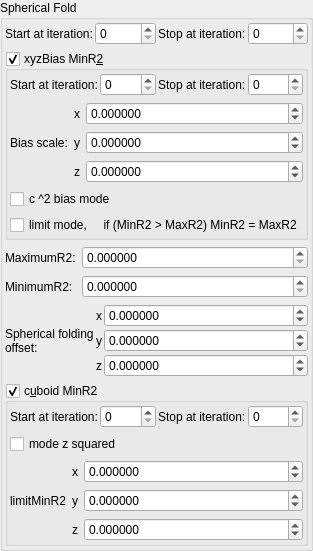
    <widget class="QGroupBox" name="groupBox_2">
     <property name="title">
      <string>Spherical Fold</string>
     </property>
     <layout class="QVBoxLayout" name="verticalLayout_5">
      <property name="leftMargin">
       <number>2</number>
      </property>
      <property name="topMargin">
       <number>2</number>
      </property>
      <property name="rightMargin">
       <number>2</number>
      </property>
      <property name="bottomMargin">
       <number>2</number>
      </property>
      <item>
       <layout class="QGridLayout" name="gridLayout_80">
        <property name="spacing">
         <number>2</number>
        </property>
        <item row="3" column="0">
         <widget class="QLabel" name="label_70">
          <property name="text">
           <string>Start at iteration:</string>
          </property>
         </widget>
        </item>
        <item row="3" column="1">
         <widget class="MySpinBox" name="spinboxInt_transf_start_iterations_S">
          <property name="sizePolicy">
           <sizepolicy hsizetype="Minimum" vsizetype="Maximum">
            <horstretch>0</horstretch>
            <verstretch>0</verstretch>
           </sizepolicy>
          </property>
          <property name="minimum">
           <number>0</number>
          </property>
          <property name="maximum">
           <number>999</number>
          </property>
          <property name="value">
           <number>0</number>
          </property>
         </widget>
        </item>
        <item row="3" column="3">
         <widget class="MySpinBox" name="spinboxInt_transf_stop_iterations_S">
          <property name="sizePolicy">
           <sizepolicy hsizetype="Preferred" vsizetype="Maximum">
            <horstretch>0</horstretch>
            <verstretch>0</verstretch>
           </sizepolicy>
          </property>
          <property name="maximum">
           <number>999</number>
          </property>
         </widget>
        </item>
        <item row="3" column="2">
         <widget class="QLabel" name="label_50">
          <property name="text">
           <string>Stop at iteration:</string>
          </property>
         </widget>
        </item>
       </layout>
      </item>
      <item>
       <widget class="MyGroupBox" name="groupCheck_transf_function_enabledAx">
        <property name="title">
         <string>xyzBias MinR&amp;2</string>
        </property>
        <property name="checkable">
         <bool>true</bool>
        </property>
        <property name="checked">
         <bool>true</bool>
        </property>
        <layout class="QVBoxLayout" name="verticalLayout_6">
         <property name="leftMargin">
          <number>2</number>
         </property>
         <property name="topMargin">
          <number>2</number>
         </property>
         <property name="rightMargin">
          <number>2</number>
         </property>
         <property name="bottomMargin">
          <number>2</number>
         </property>
         <item>
          <layout class="QGridLayout" name="gridLayout_84">
           <property name="spacing">
            <number>2</number>
           </property>
           <item row="2" column="3">
            <widget class="MySpinBox" name="spinboxInt_transf_stop_iterations_E">
             <property name="sizePolicy">
              <sizepolicy hsizetype="Preferred" vsizetype="Maximum">
               <horstretch>0</horstretch>
               <verstretch>0</verstretch>
              </sizepolicy>
             </property>
             <property name="maximum">
              <number>999</number>
             </property>
            </widget>
           </item>
           <item row="2" column="2">
            <widget class="QLabel" name="label_54">
             <property name="text">
              <string>Stop at iteration:</string>
             </property>
            </widget>
           </item>
           <item row="2" column="0">
            <widget class="QLabel" name="label_75">
             <property name="text">
              <string>Start at iteration:</string>
             </property>
            </widget>
           </item>
           <item row="2" column="1">
            <widget class="MySpinBox" name="spinboxInt_transf_start_iterations_E">
             <property name="sizePolicy">
              <sizepolicy hsizetype="Minimum" vsizetype="Maximum">
               <horstretch>0</horstretch>
               <verstretch>0</verstretch>
              </sizepolicy>
             </property>
             <property name="minimum">
              <number>0</number>
             </property>
             <property name="maximum">
              <number>999</number>
             </property>
             <property name="value">
              <number>0</number>
             </property>
            </widget>
           </item>
          </layout>
         </item>
         <item>
          <layout class="QGridLayout" name="gridLayout" columnstretch="0,0,1">
           <item row="2" column="1">
            <widget class="QLabel" name="label_134">
             <property name="sizePolicy">
              <sizepolicy hsizetype="Preferred" vsizetype="Preferred">
               <horstretch>0</horstretch>
               <verstretch>0</verstretch>
              </sizepolicy>
             </property>
             <property name="text">
              <string notr="true">z</string>
             </property>
             <property name="alignment">
              <set>Qt::AlignRight|Qt::AlignTrailing|Qt::AlignVCenter</set>
             </property>
            </widget>
           </item>
           <item row="1" column="0">
            <widget class="QLabel" name="label_39">
             <property name="text">
              <string>Bias scale:</string>
             </property>
            </widget>
           </item>
           <item row="1" column="1">
            <widget class="QLabel" name="label_133">
             <property name="sizePolicy">
              <sizepolicy hsizetype="Preferred" vsizetype="Preferred">
               <horstretch>0</horstretch>
               <verstretch>0</verstretch>
              </sizepolicy>
             </property>
             <property name="text">
              <string notr="true">y</string>
             </property>
             <property name="alignment">
              <set>Qt::AlignRight|Qt::AlignTrailing|Qt::AlignVCenter</set>
             </property>
            </widget>
           </item>
           <item row="0" column="1">
            <widget class="QLabel" name="label_132">
             <property name="sizePolicy">
              <sizepolicy hsizetype="Preferred" vsizetype="Preferred">
               <horstretch>0</horstretch>
               <verstretch>0</verstretch>
              </sizepolicy>
             </property>
             <property name="text">
              <string notr="true">x</string>
             </property>
             <property name="alignment">
              <set>Qt::AlignRight|Qt::AlignTrailing|Qt::AlignVCenter</set>
             </property>
            </widget>
           </item>
           <item row="0" column="2">
            <widget class="MyDoubleSpinBox" name="spinbox3_transf_constant_multiplier_000_x">
             <property name="sizePolicy">
              <sizepolicy hsizetype="Minimum" vsizetype="Maximum">
               <horstretch>0</horstretch>
               <verstretch>0</verstretch>
              </sizepolicy>
             </property>
             <property name="prefix">
              <string/>
             </property>
             <property name="suffix">
              <string/>
             </property>
             <property name="decimals">
              <number>6</number>
             </property>
             <property name="minimum">
              <double>-99.989999999999995</double>
             </property>
             <property name="maximum">
              <double>99.989999999999995</double>
             </property>
             <property name="singleStep">
              <double>0.100000000000000</double>
             </property>
            </widget>
           </item>
           <item row="1" column="2">
            <widget class="MyDoubleSpinBox" name="spinbox3_transf_constant_multiplier_000_y">
             <property name="sizePolicy">
              <sizepolicy hsizetype="Minimum" vsizetype="Maximum">
               <horstretch>0</horstretch>
               <verstretch>0</verstretch>
              </sizepolicy>
             </property>
             <property name="prefix">
              <string/>
             </property>
             <property name="suffix">
              <string/>
             </property>
             <property name="decimals">
              <number>6</number>
             </property>
             <property name="minimum">
              <double>-99.989999999999995</double>
             </property>
             <property name="maximum">
              <double>99.989999999999995</double>
             </property>
             <property name="singleStep">
              <double>0.100000000000000</double>
             </property>
            </widget>
           </item>
           <item row="2" column="2">
            <widget class="MyDoubleSpinBox" name="spinbox3_transf_constant_multiplier_000_z">
             <property name="sizePolicy">
              <sizepolicy hsizetype="Minimum" vsizetype="Maximum">
               <horstretch>0</horstretch>
               <verstretch>0</verstretch>
              </sizepolicy>
             </property>
             <property name="prefix">
              <string/>
             </property>
             <property name="suffix">
              <string/>
             </property>
             <property name="decimals">
              <number>6</number>
             </property>
             <property name="minimum">
              <double>-99.989999999999995</double>
             </property>
             <property name="maximum">
              <double>99.989999999999995</double>
             </property>
             <property name="singleStep">
              <double>0.100000000000000</double>
             </property>
            </widget>
           </item>
          </layout>
         </item>
         <item>
          <widget class="MyCheckBox" name="checkBox_transf_function_enabledAz_false">
           <property name="text">
            <string notr="true">c ^2 bias mode</string>
           </property>
          </widget>
         </item>
         <item>
          <widget class="MyCheckBox" name="checkBox_transf_function_enabledAz">
           <property name="text">
            <string notr="true">limit mode,     if (MinR2 &gt; MaxR2) MinR2 = MaxR2</string>
           </property>
          </widget>
         </item>
        </layout>
       </widget>
      </item>
      <item>
       <layout class="QGridLayout" name="gridLayout_8" columnstretch="0,1">
        <item row="1" column="1">
         <widget class="MyDoubleSpinBox" name="spinbox_transf_maxR2_1">
          <property name="sizePolicy">
           <sizepolicy hsizetype="Minimum" vsizetype="Maximum">
            <horstretch>0</horstretch>
            <verstretch>0</verstretch>
           </sizepolicy>
          </property>
          <property name="prefix">
           <string/>
          </property>
          <property name="suffix">
           <string/>
          </property>
          <property name="decimals">
           <number>6</number>
          </property>
          <property name="minimum">
           <double>0.000000000000000</double>
          </property>
          <property name="maximum">
           <double>99.989999999999995</double>
          </property>
          <property name="singleStep">
           <double>0.100000000000000</double>
          </property>
         </widget>
        </item>
        <item row="2" column="0">
         <widget class="QLabel" name="label_31">
          <property name="text">
           <string>MinimumR2:</string>
          </property>
         </widget>
        </item>
        <item row="2" column="1">
         <widget class="MyDoubleSpinBox" name="spinbox_transf_minR2_p25">
          <property name="sizePolicy">
           <sizepolicy hsizetype="Minimum" vsizetype="Maximum">
            <horstretch>0</horstretch>
            <verstretch>0</verstretch>
           </sizepolicy>
          </property>
          <property name="prefix">
           <string/>
          </property>
          <property name="suffix">
           <string/>
          </property>
          <property name="decimals">
           <number>6</number>
          </property>
          <property name="minimum">
           <double>0.000000000000000</double>
          </property>
          <property name="maximum">
           <double>99.989999999999995</double>
          </property>
          <property name="singleStep">
           <double>0.100000000000000</double>
          </property>
         </widget>
        </item>
        <item row="1" column="0">
         <widget class="QLabel" name="label_22">
          <property name="text">
           <string>MaximumR2:</string>
          </property>
         </widget>
        </item>
       </layout>
      </item>
      <item>
       <layout class="QGridLayout" name="gridLayout_20" columnstretch="0,0,1">
        <property name="spacing">
         <number>2</number>
        </property>
        <item row="3" column="1">
         <widget class="QLabel" name="label_135">
          <property name="sizePolicy">
           <sizepolicy hsizetype="Preferred" vsizetype="Preferred">
            <horstretch>0</horstretch>
            <verstretch>0</verstretch>
           </sizepolicy>
          </property>
          <property name="text">
           <string notr="true">x</string>
          </property>
          <property name="alignment">
           <set>Qt::AlignRight|Qt::AlignTrailing|Qt::AlignVCenter</set>
          </property>
         </widget>
        </item>
        <item row="5" column="1">
         <widget class="QLabel" name="label_136">
          <property name="sizePolicy">
           <sizepolicy hsizetype="Preferred" vsizetype="Preferred">
            <horstretch>0</horstretch>
            <verstretch>0</verstretch>
           </sizepolicy>
          </property>
          <property name="text">
           <string notr="true">z</string>
          </property>
          <property name="alignment">
           <set>Qt::AlignRight|Qt::AlignTrailing|Qt::AlignVCenter</set>
          </property>
         </widget>
        </item>
        <item row="3" column="0" rowspan="3">
         <widget class="QLabel" name="label_18">
          <property name="text">
           <string>Spherical folding
offset:</string>
          </property>
         </widget>
        </item>
        <item row="4" column="1">
         <widget class="QLabel" name="label_137">
          <property name="sizePolicy">
           <sizepolicy hsizetype="Preferred" vsizetype="Preferred">
            <horstretch>0</horstretch>
            <verstretch>0</verstretch>
           </sizepolicy>
          </property>
          <property name="text">
           <string notr="true">y</string>
          </property>
          <property name="alignment">
           <set>Qt::AlignRight|Qt::AlignTrailing|Qt::AlignVCenter</set>
          </property>
         </widget>
        </item>
        <item row="4" column="2">
         <widget class="MyDoubleSpinBox" name="spinbox3_mandelbox_offset_y">
          <property name="sizePolicy">
           <sizepolicy hsizetype="Minimum" vsizetype="Maximum">
            <horstretch>0</horstretch>
            <verstretch>0</verstretch>
           </sizepolicy>
          </property>
          <property name="prefix">
           <string/>
          </property>
          <property name="suffix">
           <string/>
          </property>
          <property name="decimals">
           <number>6</number>
          </property>
          <property name="minimum">
           <double>-100.000000000000000</double>
          </property>
          <property name="maximum">
           <double>100.000000000000000</double>
          </property>
          <property name="singleStep">
           <double>0.100000000000000</double>
          </property>
         </widget>
        </item>
        <item row="3" column="2">
         <widget class="MyDoubleSpinBox" name="spinbox3_mandelbox_offset_x">
          <property name="sizePolicy">
           <sizepolicy hsizetype="Minimum" vsizetype="Maximum">
            <horstretch>0</horstretch>
            <verstretch>0</verstretch>
           </sizepolicy>
          </property>
          <property name="prefix">
           <string/>
          </property>
          <property name="suffix">
           <string/>
          </property>
          <property name="decimals">
           <number>6</number>
          </property>
          <property name="minimum">
           <double>-100.000000000000000</double>
          </property>
          <property name="maximum">
           <double>100.000000000000000</double>
          </property>
          <property name="singleStep">
           <double>0.100000000000000</double>
          </property>
         </widget>
        </item>
        <item row="5" column="2">
         <widget class="MyDoubleSpinBox" name="spinbox3_mandelbox_offset_z">
          <property name="sizePolicy">
           <sizepolicy hsizetype="Minimum" vsizetype="Maximum">
            <horstretch>0</horstretch>
            <verstretch>0</verstretch>
           </sizepolicy>
          </property>
          <property name="prefix">
           <string/>
          </property>
          <property name="suffix">
           <string/>
          </property>
          <property name="decimals">
           <number>6</number>
          </property>
          <property name="minimum">
           <double>-100.000000000000000</double>
          </property>
          <property name="maximum">
           <double>100.000000000000000</double>
          </property>
          <property name="singleStep">
           <double>0.100000000000000</double>
          </property>
         </widget>
        </item>
       </layout>
      </item>
      <item>
       <widget class="MyGroupBox" name="groupCheck_transf_function_enabledAy_false">
        <property name="title">
         <string>c&amp;uboid MinR2</string>
        </property>
        <property name="checkable">
         <bool>true</bool>
        </property>
        <layout class="QVBoxLayout" name="verticalLayout_7">
         <property name="leftMargin">
          <number>2</number>
         </property>
         <property name="topMargin">
          <number>2</number>
         </property>
         <property name="rightMargin">
          <number>2</number>
         </property>
         <property name="bottomMargin">
          <number>2</number>
         </property>
         <item>
          <layout class="QGridLayout" name="gridLayout_83">
           <property name="spacing">
            <number>2</number>
           </property>
           <item row="2" column="4">
            <widget class="MySpinBox" name="spinboxInt_transf_stop_iterations_B">
             <property name="sizePolicy">
              <sizepolicy hsizetype="Preferred" vsizetype="Maximum">
               <horstretch>0</horstretch>
               <verstretch>0</verstretch>
              </sizepolicy>
             </property>
             <property name="maximum">
              <number>999</number>
             </property>
            </widget>
           </item>
           <item row="2" column="1">
            <widget class="QLabel" name="label_73">
             <property name="text">
              <string>Start at iteration:</string>
             </property>
            </widget>
           </item>
           <item row="2" column="2">
            <widget class="MySpinBox" name="spinboxInt_transf_start_iterations_B">
             <property name="sizePolicy">
              <sizepolicy hsizetype="Minimum" vsizetype="Maximum">
               <horstretch>0</horstretch>
               <verstretch>0</verstretch>
              </sizepolicy>
             </property>
             <property name="minimum">
              <number>0</number>
             </property>
             <property name="maximum">
              <number>999</number>
             </property>
             <property name="value">
              <number>0</number>
             </property>
            </widget>
           </item>
           <item row="2" column="3">
            <widget class="QLabel" name="label_53">
             <property name="text">
              <string>Stop at iteration:</string>
             </property>
            </widget>
           </item>
          </layout>
         </item>
         <item>
          <widget class="MyCheckBox" name="checkBox_transf_function_enabledAx_false">
           <property name="text">
            <string>mode z squared</string>
           </property>
          </widget>
         </item>
         <item>
          <layout class="QGridLayout" name="gridLayout_3" columnstretch="0,0,2">
           <item row="0" column="1">
            <widget class="QLabel" name="label_129">
             <property name="sizePolicy">
              <sizepolicy hsizetype="Preferred" vsizetype="Preferred">
               <horstretch>0</horstretch>
               <verstretch>0</verstretch>
              </sizepolicy>
             </property>
             <property name="text">
              <string notr="true">x</string>
             </property>
             <property name="alignment">
              <set>Qt::AlignRight|Qt::AlignTrailing|Qt::AlignVCenter</set>
             </property>
            </widget>
           </item>
           <item row="1" column="1">
            <widget class="QLabel" name="label_130">
             <property name="sizePolicy">
              <sizepolicy hsizetype="Preferred" vsizetype="Preferred">
               <horstretch>0</horstretch>
               <verstretch>0</verstretch>
              </sizepolicy>
             </property>
             <property name="text">
              <string notr="true">y</string>
             </property>
             <property name="alignment">
              <set>Qt::AlignRight|Qt::AlignTrailing|Qt::AlignVCenter</set>
             </property>
            </widget>
           </item>
           <item row="2" column="1">
            <widget class="QLabel" name="label_131">
             <property name="sizePolicy">
              <sizepolicy hsizetype="Preferred" vsizetype="Preferred">
               <horstretch>0</horstretch>
               <verstretch>0</verstretch>
              </sizepolicy>
             </property>
             <property name="text">
              <string notr="true">z</string>
             </property>
             <property name="alignment">
              <set>Qt::AlignRight|Qt::AlignTrailing|Qt::AlignVCenter</set>
             </property>
            </widget>
           </item>
           <item row="0" column="2">
            <widget class="MyDoubleSpinBox" name="spinbox3_transf_scaleP_222_x">
             <property name="sizePolicy">
              <sizepolicy hsizetype="Minimum" vsizetype="Maximum">
               <horstretch>0</horstretch>
               <verstretch>0</verstretch>
              </sizepolicy>
             </property>
             <property name="prefix">
              <string/>
             </property>
             <property name="suffix">
              <string/>
             </property>
             <property name="decimals">
              <number>6</number>
             </property>
             <property name="minimum">
              <double>-99.989999999999995</double>
             </property>
             <property name="maximum">
              <double>99.989999999999995</double>
             </property>
             <property name="singleStep">
              <double>0.100000000000000</double>
             </property>
            </widget>
           </item>
           <item row="1" column="2">
            <widget class="MyDoubleSpinBox" name="spinbox3_transf_scaleP_222_y">
             <property name="sizePolicy">
              <sizepolicy hsizetype="Minimum" vsizetype="Maximum">
               <horstretch>0</horstretch>
               <verstretch>0</verstretch>
              </sizepolicy>
             </property>
             <property name="prefix">
              <string/>
             </property>
             <property name="suffix">
              <string/>
             </property>
             <property name="decimals">
              <number>6</number>
             </property>
             <property name="minimum">
              <double>-99.989999999999995</double>
             </property>
             <property name="maximum">
              <double>99.989999999999995</double>
             </property>
             <property name="singleStep">
              <double>0.100000000000000</double>
             </property>
            </widget>
           </item>
           <item row="2" column="2">
            <widget class="MyDoubleSpinBox" name="spinbox3_transf_scaleP_222_z">
             <property name="sizePolicy">
              <sizepolicy hsizetype="Minimum" vsizetype="Maximum">
               <horstretch>0</horstretch>
               <verstretch>0</verstretch>
              </sizepolicy>
             </property>
             <property name="prefix">
              <string/>
             </property>
             <property name="suffix">
              <string/>
             </property>
             <property name="decimals">
              <number>6</number>
             </property>
             <property name="minimum">
              <double>-99.989999999999995</double>
             </property>
             <property name="maximum">
              <double>99.989999999999995</double>
             </property>
             <property name="singleStep">
              <double>0.100000000000000</double>
             </property>
            </widget>
           </item>
           <item row="1" column="0">
            <widget class="QLabel" name="label_38">
             <property name="text">
              <string>limitMinR2</string>
             </property>
            </widget>
           </item>
          </layout>
         </item>
        </layout>
       </widget>
      </item>
     </layout>
    </widget>
